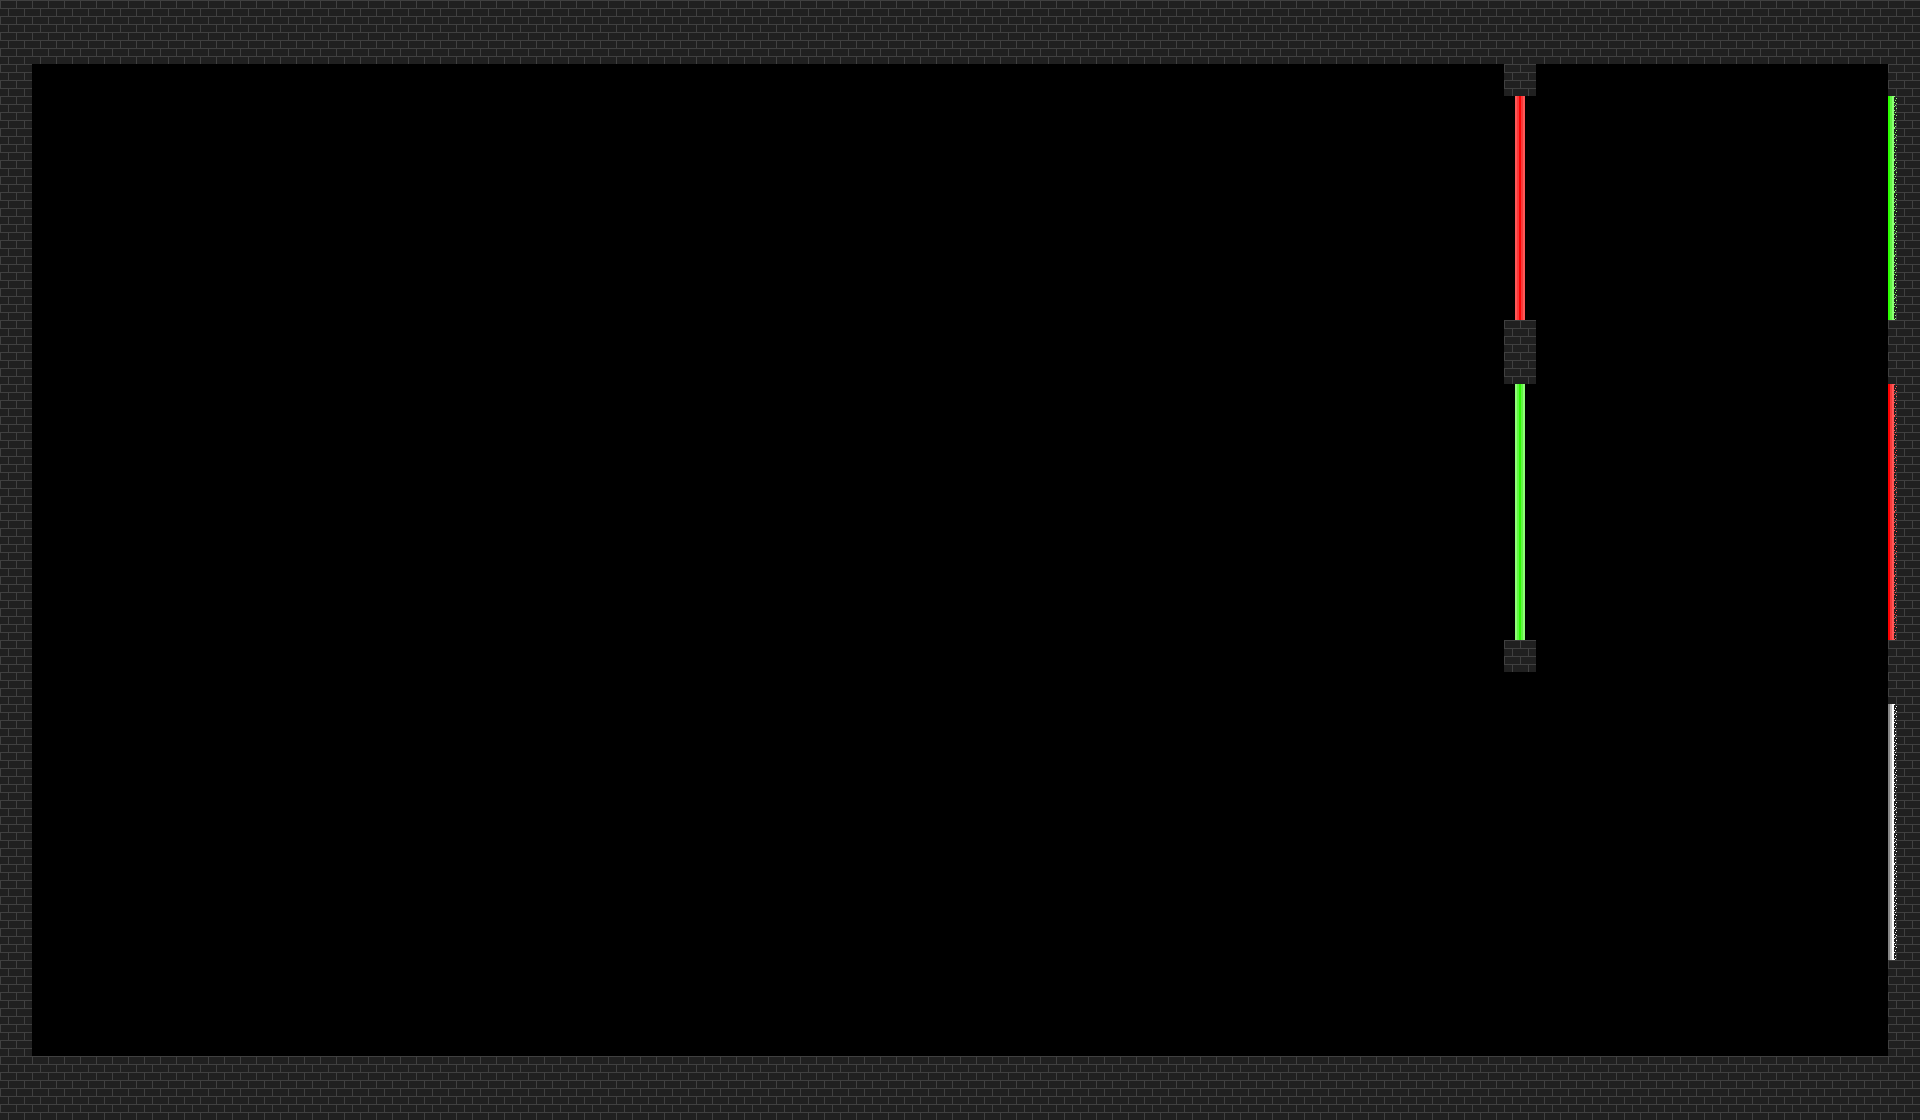

A 2D game scene composited from a Tiled map and its tileset images. What follows is a short description and the map's XML, with every tile layer's data as written:
An orthogonal 60x35 tile map with 32x32 px tiles, 1 tile layer (Tile Layer 1) and 15 objects.

<map version="1.10" tiledversion="1.10.2" orientation="orthogonal" renderorder="right-down" width="60" height="35" tilewidth="32" tileheight="32" infinite="0" nextlayerid="11" nextobjectid="19">
 <tileset firstgid="1" source="objects/Laser doors.tsx" />
 <layer id="1" name="Tile Layer 1" width="60" height="35">
  <data encoding="csv">
1,1,1,1,1,1,1,1,1,1,1,1,1,1,1,1,1,1,1,1,1,1,1,1,1,1,1,1,1,1,1,1,1,1,1,1,1,1,1,1,1,1,1,1,1,1,1,1,1,1,1,1,1,1,1,1,1,1,1,1,
1,1,1,1,1,1,1,1,1,1,1,1,1,1,1,1,1,1,1,1,1,1,1,1,1,1,1,1,1,1,1,1,1,1,1,1,1,1,1,1,1,1,1,1,1,1,1,1,1,1,1,1,1,1,1,1,1,1,1,1,
1,0,0,0,0,0,0,0,0,0,0,0,0,0,0,0,0,0,0,0,0,0,0,0,0,0,0,0,0,0,0,0,0,0,0,0,0,0,0,0,0,0,0,0,0,0,0,1,0,0,0,0,0,0,0,0,0,0,0,1,
1,0,0,0,0,0,0,0,0,0,0,0,0,0,0,0,0,0,0,0,0,0,0,0,0,0,0,0,0,0,0,0,0,0,0,0,0,0,0,0,0,0,0,0,0,0,0,1610612740,0,0,0,0,0,0,0,0,0,0,0,8,
1,0,0,0,0,0,0,0,0,0,0,0,0,0,0,0,0,0,0,0,0,0,0,0,0,0,0,0,0,0,0,0,0,0,0,0,0,0,0,0,0,0,0,0,0,0,0,1610612740,0,0,0,0,0,0,0,0,0,0,0,8,
1,0,0,0,0,0,0,0,0,0,0,0,0,0,0,0,0,0,0,0,0,0,0,0,0,0,0,0,0,0,0,0,0,0,0,0,0,0,0,0,0,0,0,0,0,0,0,1610612740,0,0,0,0,0,0,0,0,0,0,0,8,
1,0,0,0,0,0,0,0,0,0,0,0,0,0,0,0,0,0,0,0,0,0,0,0,0,0,0,0,0,0,0,0,0,0,0,0,0,0,0,0,0,0,0,0,0,0,0,1610612740,0,0,0,0,0,0,0,0,0,0,0,8,
1,0,0,0,0,0,0,0,0,0,0,0,0,0,0,0,0,0,0,0,0,0,0,0,0,0,0,0,0,0,0,0,0,0,0,0,0,0,0,0,0,0,0,0,0,0,0,1610612740,0,0,0,0,0,0,0,0,0,0,0,8,
1,0,0,0,0,0,0,0,0,0,0,0,0,0,0,0,0,0,0,0,0,0,0,0,0,0,0,0,0,0,0,0,0,0,0,0,0,0,0,0,0,0,0,0,0,0,0,1610612740,0,0,0,0,0,0,0,0,0,0,0,8,
1,0,0,0,0,0,0,0,0,0,0,0,0,0,0,0,0,0,0,0,0,0,0,0,0,0,0,0,0,0,0,0,0,0,0,0,0,0,0,0,0,0,0,0,0,0,0,1610612740,0,0,0,0,0,0,0,0,0,0,0,8,
1,0,0,0,0,0,0,0,0,0,0,0,0,0,0,0,0,0,0,0,0,0,0,0,0,0,0,0,0,0,0,0,0,0,0,0,0,0,0,0,0,0,0,0,0,0,0,1,0,0,0,0,0,0,0,0,0,0,0,1,
1,0,0,0,0,0,0,0,0,0,0,0,0,0,0,0,0,0,0,0,0,0,0,0,0,0,0,0,0,0,0,0,0,0,0,0,0,0,0,0,0,0,0,0,0,0,0,1,0,0,0,0,0,0,0,0,0,0,0,1,
1,0,0,0,0,0,0,0,0,0,0,0,0,0,0,0,0,0,0,0,0,0,0,0,0,0,0,0,0,0,0,0,0,0,0,0,0,0,0,0,0,0,0,0,0,0,0,1610612738,0,0,0,0,0,0,0,0,0,0,0,9,
1,0,0,0,0,0,0,0,0,0,0,0,0,0,0,0,0,0,0,0,0,0,0,0,0,0,0,0,0,0,0,0,0,0,0,0,0,0,0,0,0,0,0,0,0,0,0,1610612738,0,0,0,0,0,0,0,0,0,0,0,9,
1,0,0,0,0,0,0,0,0,0,0,0,0,0,0,0,0,0,0,0,0,0,0,0,0,0,0,0,0,0,0,0,0,0,0,0,0,0,0,0,0,0,0,0,0,0,0,1610612738,0,0,0,0,0,0,0,0,0,0,0,9,
1,0,0,0,0,0,0,0,0,0,0,0,0,0,0,0,0,0,0,0,0,0,0,0,0,0,0,0,0,0,0,0,0,0,0,0,0,0,0,0,0,0,0,0,0,0,0,1610612738,0,0,0,0,0,0,0,0,0,0,0,9,
1,0,0,0,0,0,0,0,0,0,0,0,0,0,0,0,0,0,0,0,0,0,0,0,0,0,0,0,0,0,0,0,0,0,0,0,0,0,0,0,0,0,0,0,0,0,0,1610612738,0,0,0,0,0,0,0,0,0,0,0,9,
1,0,0,0,0,0,0,0,0,0,0,0,0,0,0,0,0,0,0,0,0,0,0,0,0,0,0,0,0,0,0,0,0,0,0,0,0,0,0,0,0,0,0,0,0,0,0,1610612738,0,0,0,0,0,0,0,0,0,0,0,9,
1,0,0,0,0,0,0,0,0,0,0,0,0,0,0,0,0,0,0,0,0,0,0,0,0,0,0,0,0,0,0,0,0,0,0,0,0,0,0,0,0,0,0,0,0,0,0,1610612738,0,0,0,0,0,0,0,0,0,0,0,9,
1,0,0,0,0,0,0,0,0,0,0,0,0,0,0,0,0,0,0,0,0,0,0,0,0,0,0,0,0,0,0,0,0,0,0,0,0,0,0,0,0,0,0,0,0,0,0,1610612738,0,0,0,0,0,0,0,0,0,0,0,9,
1,0,0,0,0,0,0,0,0,0,0,0,0,0,0,0,0,0,0,0,0,0,0,0,0,0,0,0,0,0,0,0,0,0,0,0,0,0,0,0,0,0,0,0,0,0,0,1,0,0,0,0,0,0,0,0,0,0,0,1,
1,0,0,0,0,0,0,0,0,0,0,0,0,0,0,0,0,0,0,0,0,0,0,0,0,0,0,0,0,0,0,0,0,0,0,0,0,0,0,0,0,0,0,0,0,0,0,0,0,0,0,0,0,0,0,0,0,0,0,1,
1,0,0,0,0,0,0,0,0,0,0,0,0,0,0,0,0,0,0,0,0,0,0,0,0,0,0,0,0,0,0,0,0,0,0,0,0,0,0,0,0,0,0,0,0,0,0,0,0,0,0,0,0,0,0,0,0,0,0,19,
1,0,0,0,0,0,0,0,0,0,0,0,0,0,0,0,0,0,0,0,0,0,0,0,0,0,0,0,0,0,0,0,0,0,0,0,0,0,0,0,0,0,0,0,0,0,0,0,0,0,0,0,0,0,0,0,0,0,0,19,
1,0,0,0,0,0,0,0,0,0,0,0,0,0,0,0,0,0,0,0,0,0,0,0,0,0,0,0,0,0,0,0,0,0,0,0,0,0,0,0,0,0,0,0,0,0,0,0,0,0,0,0,0,0,0,0,0,0,0,19,
1,0,0,0,0,0,0,0,0,0,0,0,0,0,0,0,0,0,0,0,0,0,0,0,0,0,0,0,0,0,0,0,0,0,0,0,0,0,0,0,0,0,0,0,0,0,0,0,0,0,0,0,0,0,0,0,0,0,0,19,
1,0,0,0,0,0,0,0,0,0,0,0,0,0,0,0,0,0,0,0,0,0,0,0,0,0,0,0,0,0,0,0,0,0,0,0,0,0,0,0,0,0,0,0,0,0,0,0,0,0,0,0,0,0,0,0,0,0,0,19,
1,0,0,0,0,0,0,0,0,0,0,0,0,0,0,0,0,0,0,0,0,0,0,0,0,0,0,0,0,0,0,0,0,0,0,0,0,0,0,0,0,0,0,0,0,0,0,0,0,0,0,0,0,0,0,0,0,0,0,19,
1,0,0,0,0,0,0,0,0,0,0,0,0,0,0,0,0,0,0,0,0,0,0,0,0,0,0,0,0,0,0,0,0,0,0,0,0,0,0,0,0,0,0,0,0,0,0,0,0,0,0,0,0,0,0,0,0,0,0,19,
1,0,0,0,0,0,0,0,0,0,0,0,0,0,0,0,0,0,0,0,0,0,0,0,0,0,0,0,0,0,0,0,0,0,0,0,0,0,0,0,0,0,0,0,0,0,0,0,0,0,0,0,0,0,0,0,0,0,0,19,
1,0,0,0,0,0,0,0,0,0,0,0,0,0,0,0,0,0,0,0,0,0,0,0,0,0,0,0,0,0,0,0,0,0,0,0,0,0,0,0,0,0,0,0,0,0,0,0,0,0,0,0,0,0,0,0,0,0,0,1,
1,0,0,0,0,0,0,0,0,0,0,0,0,0,0,0,0,0,0,0,0,0,0,0,0,0,0,0,0,0,0,0,0,0,0,0,0,0,0,0,0,0,0,0,0,0,0,0,0,0,0,0,0,0,0,0,0,0,0,1,
1,0,0,0,0,0,0,0,0,0,0,0,0,0,0,0,0,0,0,0,0,0,0,0,0,0,0,0,0,0,0,0,0,0,0,0,0,0,0,0,0,0,0,0,0,0,0,0,0,0,0,0,0,0,0,0,0,0,0,1,
1,1,1,1,1,1,1,1,1,1,1,1,1,1,1,1,1,1,1,1,1,1,1,1,1,1,1,1,1,1,1,1,1,1,1,1,1,1,1,1,1,1,1,1,1,1,1,1,1,1,1,1,1,1,1,1,1,1,1,1,
1,1,1,1,1,1,1,1,1,1,1,1,1,1,1,1,1,1,1,1,1,1,1,1,1,1,1,1,1,1,1,1,1,1,1,1,1,1,1,1,1,1,1,1,1,1,1,1,1,1,1,1,1,1,1,1,1,1,1,1
</data>
 </layer>
 <objectgroup id="2" name="collisions">
  <object id="2" x="0" y="32" width="1920" height="32" />
  <object id="4" x="0" y="64" width="32" height="1024" />
  <object id="5" x="32" y="1056" width="1856" height="32" />
  <object id="6" x="1888" y="64" width="32" height="1024" />
  <object id="7" x="1504" y="64" width="32" height="32" />
  <object id="8" x="1504" y="320" width="32" height="64" />
  <object id="9" x="1504" y="640" width="32" height="32" />
 </objectgroup>
 <objectgroup id="3" name="standard-finish">
  <object id="17" x="1885.33" y="704" width="9.33333" height="255.333" />
 </objectgroup>
 <objectgroup id="4" name="red-finish">
  <object id="16" x="1884.67" y="384.667" width="9.33333" height="254.667" />
 </objectgroup>
 <objectgroup id="5" name="green-finish">
  <object id="15" x="1884.67" y="95.3333" width="7.33333" height="223.333" />
 </objectgroup>
 <objectgroup id="6" name="red-doors">
  <object id="10" x="1515.33" y="97.3333" width="8" height="223.333" />
 </objectgroup>
 <objectgroup id="9" name="vertical-doors">
  <object id="12" x="1515.33" y="96.6667" width="8.66667" height="222.667" />
  <object id="13" x="1514.67" y="385.333" width="10.6667" height="254.667" />
 </objectgroup>
 <objectgroup id="7" name="green-doors">
  <object id="14" x="1514" y="384" width="12" height="255.333" />
 </objectgroup>
 <objectgroup id="10" name="horizontal-doors" />
 <objectgroup id="8" name="spawn">
  <object id="18" x="1344" y="352" width="32" height="32" />
 </objectgroup>
</map>
